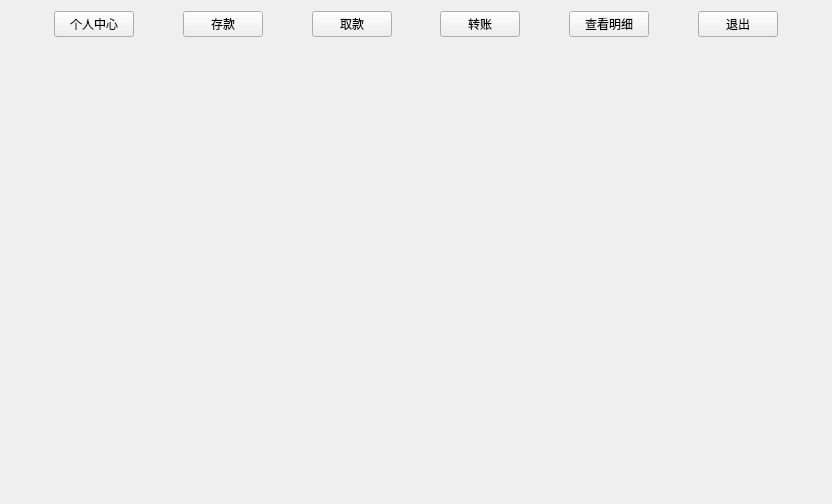
<?xml version="1.0" encoding="UTF-8"?>
<ui version="4.0">
 <class>MainWidget</class>
 <widget class="QWidget" name="MainWidget">
  <property name="geometry">
   <rect>
    <x>0</x>
    <y>0</y>
    <width>832</width>
    <height>504</height>
   </rect>
  </property>
  <property name="sizePolicy">
   <sizepolicy hsizetype="Fixed" vsizetype="Fixed">
    <horstretch>0</horstretch>
    <verstretch>0</verstretch>
   </sizepolicy>
  </property>
  <property name="windowTitle">
   <string>MainWidget</string>
  </property>
  <layout class="QVBoxLayout" name="verticalLayout">
   <item>
    <layout class="QHBoxLayout" name="horizontalLayout">
     <item>
      <spacer name="horizontalSpacer">
       <property name="orientation">
        <enum>Qt::Horizontal</enum>
       </property>
       <property name="sizeHint" stdset="0">
        <size>
         <width>40</width>
         <height>20</height>
        </size>
       </property>
      </spacer>
     </item>
     <item>
      <widget class="QPushButton" name="pushButton_open">
       <property name="sizePolicy">
        <sizepolicy hsizetype="Fixed" vsizetype="Fixed">
         <horstretch>0</horstretch>
         <verstretch>0</verstretch>
        </sizepolicy>
       </property>
       <property name="minimumSize">
        <size>
         <width>80</width>
         <height>0</height>
        </size>
       </property>
       <property name="text">
        <string>个人中心</string>
       </property>
      </widget>
     </item>
     <item>
      <spacer name="horizontalSpacer_2">
       <property name="orientation">
        <enum>Qt::Horizontal</enum>
       </property>
       <property name="sizeHint" stdset="0">
        <size>
         <width>40</width>
         <height>20</height>
        </size>
       </property>
      </spacer>
     </item>
     <item>
      <widget class="QPushButton" name="pushButton_deposit">
       <property name="sizePolicy">
        <sizepolicy hsizetype="Fixed" vsizetype="Fixed">
         <horstretch>60</horstretch>
         <verstretch>60</verstretch>
        </sizepolicy>
       </property>
       <property name="minimumSize">
        <size>
         <width>80</width>
         <height>0</height>
        </size>
       </property>
       <property name="text">
        <string>存款</string>
       </property>
      </widget>
     </item>
     <item>
      <spacer name="horizontalSpacer_3">
       <property name="orientation">
        <enum>Qt::Horizontal</enum>
       </property>
       <property name="sizeHint" stdset="0">
        <size>
         <width>40</width>
         <height>20</height>
        </size>
       </property>
      </spacer>
     </item>
     <item>
      <widget class="QPushButton" name="pushButton_get">
       <property name="text">
        <string>取款</string>
       </property>
      </widget>
     </item>
     <item>
      <spacer name="horizontalSpacer_4">
       <property name="orientation">
        <enum>Qt::Horizontal</enum>
       </property>
       <property name="sizeHint" stdset="0">
        <size>
         <width>40</width>
         <height>20</height>
        </size>
       </property>
      </spacer>
     </item>
     <item>
      <widget class="QPushButton" name="pushButton_turn">
       <property name="text">
        <string>转账</string>
       </property>
      </widget>
     </item>
     <item>
      <spacer name="horizontalSpacer_5">
       <property name="orientation">
        <enum>Qt::Horizontal</enum>
       </property>
       <property name="sizeHint" stdset="0">
        <size>
         <width>40</width>
         <height>20</height>
        </size>
       </property>
      </spacer>
     </item>
     <item>
      <widget class="QPushButton" name="pushButton_search">
       <property name="text">
        <string>查看明细</string>
       </property>
      </widget>
     </item>
     <item>
      <spacer name="horizontalSpacer_6">
       <property name="orientation">
        <enum>Qt::Horizontal</enum>
       </property>
       <property name="sizeHint" stdset="0">
        <size>
         <width>40</width>
         <height>20</height>
        </size>
       </property>
      </spacer>
     </item>
     <item>
      <widget class="QPushButton" name="pushButton_exit">
       <property name="text">
        <string>退出</string>
       </property>
      </widget>
     </item>
     <item>
      <spacer name="horizontalSpacer_7">
       <property name="orientation">
        <enum>Qt::Horizontal</enum>
       </property>
       <property name="sizeHint" stdset="0">
        <size>
         <width>40</width>
         <height>20</height>
        </size>
       </property>
      </spacer>
     </item>
    </layout>
   </item>
   <item>
    <widget class="QWidget" name="widget" native="true">
     <property name="sizePolicy">
      <sizepolicy hsizetype="Preferred" vsizetype="Expanding">
       <horstretch>0</horstretch>
       <verstretch>0</verstretch>
      </sizepolicy>
     </property>
    </widget>
   </item>
  </layout>
 </widget>
 <layoutdefault spacing="6" margin="11"/>
 <resources/>
 <connections/>
</ui>
